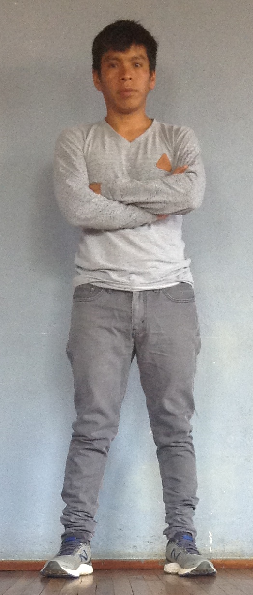
#> input picture Superposicion/image/yo4.png, 253 x 595 px
$ python seg.py
#> lines starting #> are read from the running program, lines starting #| are printed output that depends on the picture; after the words box and inside, x2 and y2 are one past the last pixel; in counts of white or black regions, pixels touching at a corner belong together
import numpy as np
import cv2
from matplotlib import pyplot as plt
img = cv2.imread('image/yo4.png')
#> img is the input picture: shape (595, 253, 3); mean B, G, R 150.9, 152.5, 155.2
gray = cv2.cvtColor(img,cv2.COLOR_BGR2GRAY)
cv2.imshow("gray",gray)
ret, thresh = cv2.threshold(gray,132,153,cv2.THRESH_BINARY_INV+cv2.THRESH_OTSU)
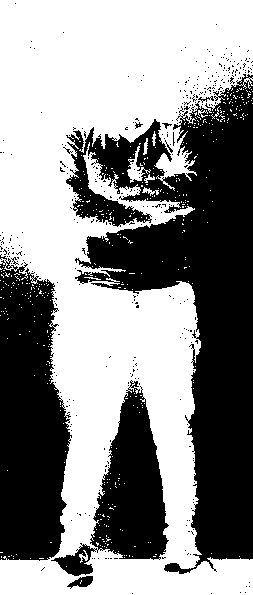
#> thresh: shape (595, 253); values 0 (black) and 153 (white), 55.3% white; 361 black regions (352 under 20 px), largest, box (x1, y1, x2, y2) and area: (66, 74, 253, 574) 40374, (0, 254, 72, 561) 16835, (51, 380, 169, 576) 9028
#> ret = 156
# Eliminación del ruido
kernel = np.ones((3,3),np.uint8)
opening = cv2.morphologyEx(thresh,cv2.MORPH_OPEN,kernel, iterations = 5)
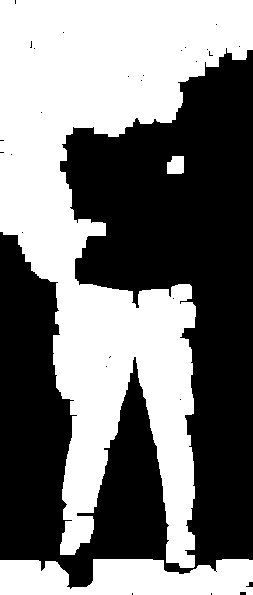
#> opening: shape (595, 253); values 0 (black) and 153 (white), 47.7% white; 3 white regions, box (x1, y1, x2, y2) and area: (0, 0, 253, 568) 63892, (0, 559, 253, 595) 7592, (167, 156, 184, 174) 276
# Encuentra el área del fondo
sure_bg = cv2.dilate(opening,kernel,iterations=3)
#> sure_bg: shape (595, 253); values 0 (black) and 153 (white), 52.7% white; 4 black regions, box (x1, y1, x2, y2) and area: (63, 53, 253, 562) 45791, (0, 238, 69, 558) 16974, (59, 376, 164, 584) 8363, (167, 566, 176, 569) 23
# Encuentra el área del primer
dist_transform = cv2.distanceTransform(opening,cv2.DIST_L2,5)
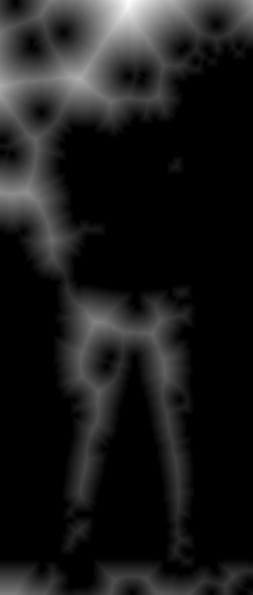
#> dist_transform: shape (595, 253) float32; min 0, max 71.59, mean 7.5; drawn with min black and max white
ret, sure_fg = cv2.threshold(dist_transform,0.7*dist_transform.max(),255,0)
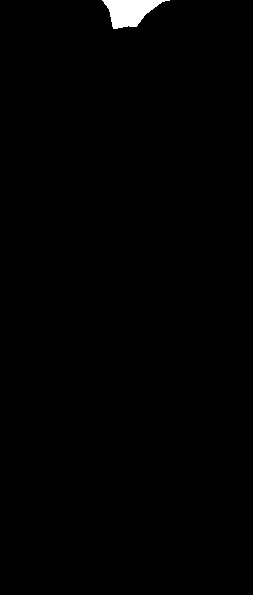
#> sure_fg: shape (595, 253) float32; 0.73% white; 1 white region, box (x1, y1, x2, y2) and area: (102, 0, 170, 29) 1105
#> ret = 50.12
# Encuentra la región desconocida (bordes)
sure_fg = np.uint8(sure_fg)
unknown = cv2.subtract(sure_bg,sure_fg)
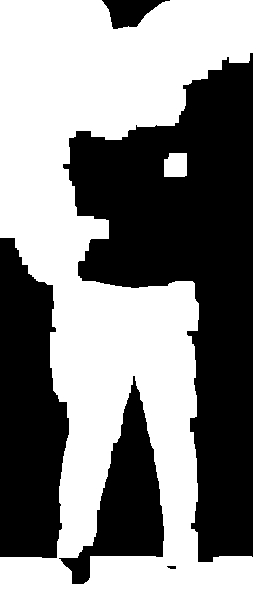
#> unknown: shape (595, 253); values 0 (black) and 153 (white), 52% white; 5 black regions, box (x1, y1, x2, y2) and area: (63, 53, 253, 562) 45791, (0, 238, 69, 558) 16974, (59, 376, 164, 584) 8363, (102, 0, 170, 29) 1105, (167, 566, 176, 569) 23
# Etiquetado
ret, markers = cv2.connectedComponents(sure_fg)
#> ret = 2
# Adiciona 1 a todas las etiquetas para asegurra que el fondo sea 1 en lugar de cero
markers = markers+1
# Ahora se marca la región desconocida con ceros
markers[unknown==255] = 0
markers = cv2.watershed(img,markers)
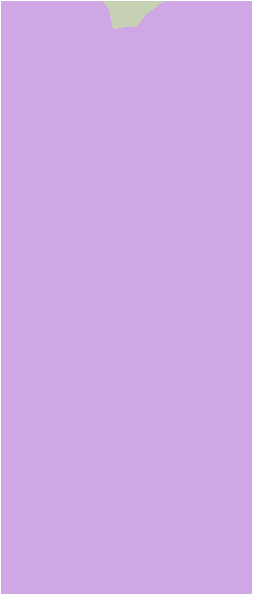
#> markers: shape (595, 253) int32; 3 distinct labels, from -1 to 2; one colour per label, 0 black, -1 white
img[markers == -1] = [255,0,0]
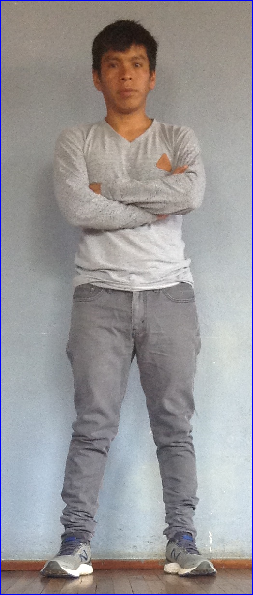
#> img: shape (595, 253, 3); 1.12% of pixels changed, all inside (x1, y1, x2, y2) = (0, 0, 253, 595)

#cv2.imshow("Imagen",img)
cv2.waitKey(0)

$ run again, with Superposicion/image/a.jpg saved as Superposicion/image/yo4.png
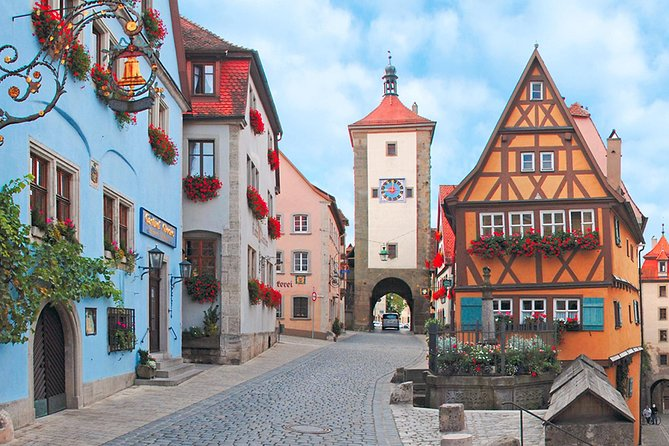
#> input picture Superposicion/image/a.jpg, 669 x 446 px
#> img is the input picture: shape (446, 669, 3); mean B, G, R 151.3, 147.6, 148
#> `ret, thresh = cv2.threshold(gray,132,153,cv2.THRESH_BINARY_INV+cv2.THR..`:
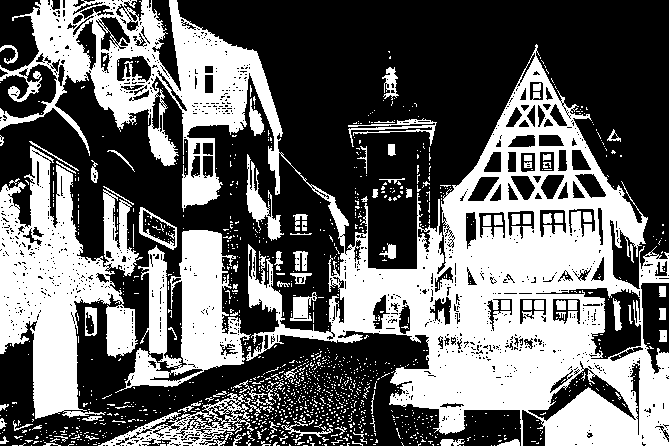
#> thresh: shape (446, 669); values 0 (black) and 153 (white), 40.8% white; 1317 white regions (1220 under 20 px), largest, box (x1, y1, x2, y2) and area: (0, 0, 669, 446) 78504, (0, 146, 143, 419) 18902, (115, 230, 251, 393) 9576
#> `ret, thresh = cv2.threshold(gray,132,153,cv2.THRESH_BINARY_INV+cv2.THR..`: ret = 138
#> opening: shape (446, 669); values 0 (black) and 153 (white), 20.4% white; 44 white regions, largest, box (x1, y1, x2, y2) and area: (397, 190, 643, 410) 21050, (545, 356, 669, 446) 5773, (181, 230, 222, 369) 5192
#> sure_bg: shape (446, 669); values 0 (black) and 153 (white), 28.3% white; 25 white regions, largest, box (x1, y1, x2, y2) and area: (394, 175, 669, 446) 35252, (0, 253, 81, 419) 8314, (170, 23, 272, 130) 6616
#> `ret, sure_fg = cv2.threshold(dist_transform,0.7*dist_transform.max(),2..`: ret = 16.8
#> unknown: shape (446, 669); values 0 (black) and 153 (white), 27.8% white; 25 white regions, largest, box (x1, y1, x2, y2) and area: (394, 175, 669, 446) 34483, (0, 253, 81, 419) 7536, (170, 23, 272, 130) 6616
#> `ret, markers = cv2.connectedComponents(sure_fg)`: ret = 12
#> `img[markers == -1] = [255,0,0]`:
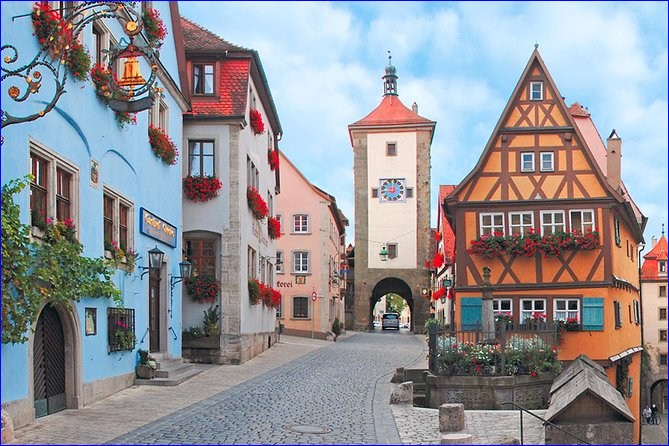
#> img: shape (446, 669, 3); 0.75% of pixels changed, all inside (x1, y1, x2, y2) = (0, 0, 669, 446)
